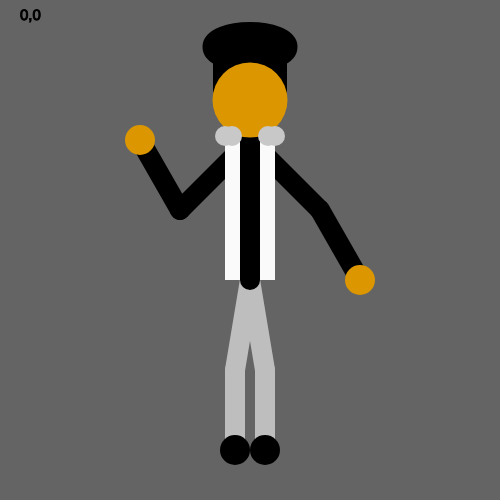
Frame 1 (no input)
Frame 60 (no input): identical to frame 1, image omitted
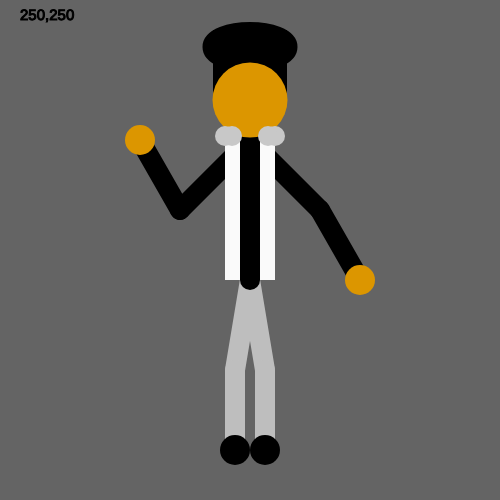
Frame 120 (the mouse pressed at the canvas centre since frame 60)

The p5.js sketch that drew these frames (run headless with seeded random() and noise() and a simulated clock; from frame 60 on, the mouse is pressed at the canvas centre):

// p5.js sketch
// ── sketch.js
//Comment :D

function setup() {
  createCanvas(500, 500);
}

function draw() {
  background(100);

  stroke(190)

  strokeWeight(20)

  //Right Leg
  line(250,280,265,370)
  line(265,370,265,450)

  //Left Leg
  line(250,280,235,370)
  line(235,370,235,450)

  stroke(0)

  strokeWeight(20)
  
  //Main Body
  line(250,120,250,280)
  
  //Right Arm
  line(250,140,180,210)
  line(180,210,140,140)

  //Right Hand
  fill(220,150,0)
  strokeWeight(0)
  circle(140,140,30)

  //Left Arm
  strokeWeight(20)
  line(250,140,320,210)
  line(320,210,360,280)

  //Left Hand
  strokeWeight(0)
  circle(360,280,30)
  

  //Hair
  strokeWeight(20)
  fill(0)
  rect(223,40,54)
  ellipse(250,47,75,30)

  //Head
  strokeWeight(0)

  fill(220,150,0)

  circle(250,100,75)

  //Jacket

  fill(250)
  quad(225,136,240,136,240,280,225,280)
  quad(275,136,260,136,260,280,275,280)
  fill(200)
  circle(225,136,20)
  circle(275,136,20)
  circle(232,136,20)
  circle(268,136,20)

  //Shoes
  fill(0)
  circle(265,450,30)
  circle(235,450,30)

  textSize(15)
  strokeWeight(1)
  stroke(0)
  fill(0)
  text(mouseX + "," + mouseY, 20, 20)

}
